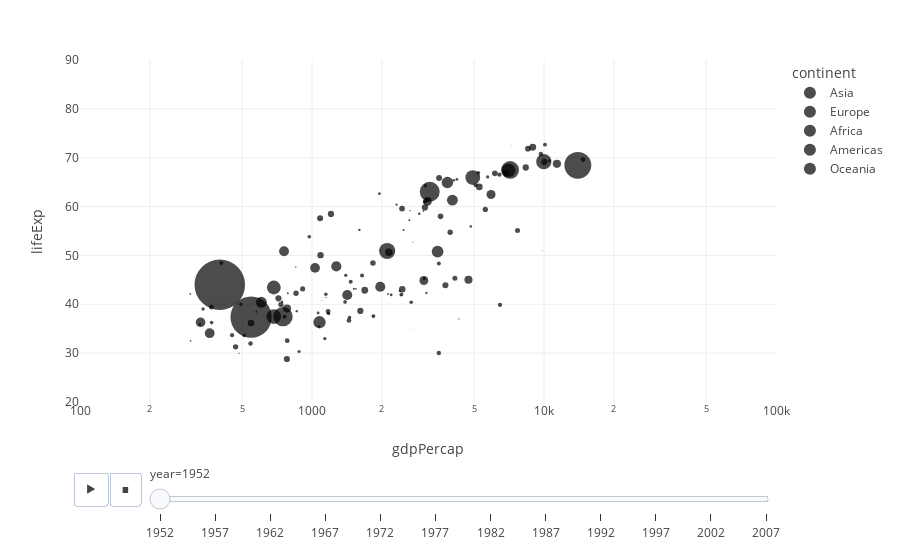

Notebook code cell kept with this figure:
### Code cell
# import libraries
import  streamlit as st
import plotly.express as px
import pandas as pd

# Load the data set
st.title("Plotly with Streamlit")
df= px.data.gapminder()
st.write(df)

st.write(df.columns)

# Summary
st.write(df.describe())

# Data Management
year_option= df['year'].unique().tolist()

year= st.selectbox("Which year should we want to plot? ", year_option, 0)

# Plotting
fig= px.scatter(df, x= 'gdpPercap', y= 'lifeExp', size= 'pop', color= 'continent',
                hover_name= 'continent', log_x=True, size_max=55,
                range_x=[100, 100000], range_y=[20, 90],
                animation_frame= 'year', animation_group= 'country')
fig

### Figure 1 — Plotly figure (JSON) as saved in the notebook; plotly's stock layout.template omitted (floating-point values rounded to 4 significant figures)
{"data": [{"hovertemplate": "<b>%{hovertext}</b><br><br>continent=Asia<br>year=1952<br>gdpPercap=%{x}<br>lifeExp=%{y}<br>pop=%{marker.size}<extra></extra>", "hovertext": ["Asia", "Asia", "Asia", "Asia", "Asia", "Asia", "Asia", "Asia", "Asia", "Asia", "Asia", "Asia", "Asia", "Asia", "Asia", "Asia", "Asia", "Asia", "Asia", "Asia", "Asia", "Asia", "Asia", "Asia", "Asia", "Asia", "Asia", "Asia", "Asia", "Asia", "Asia", "Asia", "Asia"], "ids": ["Afghanistan", "Bahrain", "Bangladesh", "Cambodia", "China", "Hong Kong, China", "India", "Indonesia", "Iran", "Iraq", "Israel", "Japan", "Jordan", "Korea, Dem. Rep.", "Korea, Rep.", "Kuwait", "Lebanon", "Malaysia", "Mongolia", "Myanmar", "Nepal", "Oman", "Pakistan", "Philippines", "Saudi Arabia", "Singapore", "Sri Lanka", "Syria", "Taiwan", "Thailand", "Vietnam", "West Bank and Gaza", "Yemen, Rep."], "legendgroup": "Asia", "marker": {"color": "#000001", "size": [8425333, 120447, 46886859, 4693836, 556263527, 2125900, 372000000, 82052000, 17272000, 5441766, 1620914, 86459025, 607914, 8865488, 20947571, 160000, 1439529, 6748378, 800663, 20092996, 9182536, 507833, 41346560, 22438691, 4005677, 1127000, 7982342, 3661549, 8550362, 21289402, 26246839, 1030585, 4963829], "sizemode": "area", "sizeref": 435900.0, "symbol": "circle"}, "mode": "markers", "name": "Asia", "orientation": "v", "showlegend": true, "type": "scatter", "x": [779.4, 9867.0, 684.2, 368.5, 400.4, 3054.0, 546.6, 749.7, 3035.0, 4130.0, 4087.0, 3217.0, 1547.0, 1088.0, 1031.0, 108400.0, 4835.0, 1831.0, 786.6, 331, 545.9, 1828.0, 684.6, 1273.0, 6460.0, 2315.0, 1084.0, 1643.0, 1207.0, 757.8, 605.1, 1516.0, 781.7], "xaxis": "x", "y": [28.8, 50.94, 37.48, 39.42, 44, 60.96, 37.37, 37.47, 44.87, 45.32, 65.39, 63.03, 43.16, 50.06, 47.45, 55.56, 55.93, 48.46, 42.24, 36.32, 36.16, 37.58, 43.44, 47.75, 39.88, 60.4, 57.59, 45.88, 58.5, 50.85, 40.41, 43.16, 32.55], "yaxis": "y"}, {"hovertemplate": "<b>%{hovertext}</b><br><br>continent=Europe<br>year=1952<br>gdpPercap=%{x}<br>lifeExp=%{y}<br>pop=%{marker.size}<extra></extra>", "hovertext": ["Europe", "Europe", "Europe", "Europe", "Europe", "Europe", "Europe", "Europe", "Europe", "Europe", "Europe", "Europe", "Europe", "Europe", "Europe", "Europe", "Europe", "Europe", "Europe", "Europe", "Europe", "Europe", "Europe", "Europe", "Europe", "Europe", "Europe", "Europe", "Europe", "Europe"], "ids": ["Albania", "Austria", "Belgium", "Bosnia and Herzegovina", "Bulgaria", "Croatia", "Czech Republic", "Denmark", "Finland", "France", "Germany", "Greece", "Hungary", "Iceland", "Ireland", "Italy", "Montenegro", "Netherlands", "Norway", "Poland", "Portugal", "Romania", "Serbia", "Slovak Republic", "Slovenia", "Spain", "Sweden", "Switzerland", "Turkey", "United Kingdom"], "legendgroup": "Europe", "marker": {"color": "#000002", "size": [1282697, 6927772, 8730405, 2791000, 7274900, 3882229, 9125183, 4334000, 4090500, 42459667, 69145952, 7733250, 9504000, 147962, 2952156, 47666000, 413834, 10381988, 3327728, 25730551, 8526050, 16630000, 6860147, 3558137, 1489518, 28549870, 7124673, 4815000, 22235677, 50430000], "sizemode": "area", "sizeref": 435900.0, "symbol": "circle"}, "mode": "markers", "name": "Europe", "orientation": "v", "showlegend": true, "type": "scatter", "x": [1601.0, 6137.0, 8343.0, 973.5, 2444.0, 3119.0, 6876.0, 9692.0, 6425.0, 7030.0, 7144.0, 3531.0, 5264.0, 7268.0, 5210.0, 4931.0, 2648.0, 8942.0, 10100.0, 4029.0, 3068.0, 3145.0, 3581.0, 5075.0, 4215.0, 3834.0, 8528.0, 14730.0, 1969.0, 9980.0], "xaxis": "x", "y": [55.23, 66.8, 68, 53.82, 59.6, 61.21, 66.87, 70.78, 66.55, 67.41, 67.5, 65.86, 64.03, 72.49, 66.91, 65.94, 59.16, 72.13, 72.67, 61.31, 59.82, 61.05, 58.0, 64.36, 65.57, 64.94, 71.86, 69.62, 43.59, 69.18], "yaxis": "y"}, {"hovertemplate": "<b>%{hovertext}</b><br><br>continent=Africa<br>year=1952<br>gdpPercap=%{x}<br>lifeExp=%{y}<br>pop=%{marker.size}<extra></extra>", "hovertext": ["Africa", "Africa", "Africa", "Africa", "Africa", "Africa", "Africa", "Africa", "Africa", "Africa", "Africa", "Africa", "Africa", "Africa", "Africa", "Africa", "Africa", "Africa", "Africa", "Africa", "Africa", "Africa", "Africa", "Africa", "Africa", "Africa", "Africa", "Africa", "Africa", "Africa", "Africa", "Africa", "Africa", "Africa", "Africa", "Africa", "Africa", "Africa", "Africa", "Africa", "Africa", "Africa", "Africa", "Africa", "Africa", "Africa", "Africa", "Africa", "Africa", "Africa", "Africa", "Africa"], "ids": ["Algeria", "Angola", "Benin", "Botswana", "Burkina Faso", "Burundi", "Cameroon", "Central African Republic", "Chad", "Comoros", "Congo, Dem. Rep.", "Congo, Rep.", "Cote d'Ivoire", "Djibouti", "Egypt", "Equatorial Guinea", "Eritrea", "Ethiopia", "Gabon", "Gambia", "Ghana", "Guinea", "Guinea-Bissau", "Kenya", "Lesotho", "Liberia", "Libya", "Madagascar", "Malawi", "Mali", "Mauritania", "Mauritius", "Morocco", "Mozambique", "Namibia", "Niger", "Nigeria", "Reunion", "Rwanda", "Sao Tome and Principe", "Senegal", "Sierra Leone", "Somalia", "South Africa", "Sudan", "Swaziland", "Tanzania", "Togo", "Tunisia", "Uganda", "Zambia", "Zimbabwe"], "legendgroup": "Africa", "marker": {"color": "#000003", "size": [9279525, 4232095, 1738315, 442308, 4469979, 2445618, 5009067, 1291695, 2682462, 153936, 14100005, 854885, 2977019, 63149, 22223309, 216964, 1438760, 20860941, 420702, 284320, 5581001, 2664249, 580653, 6464046, 748747, 863308, 1019729, 4762912, 2917802, 3838168, 1022556, 516556, 9939217, 6446316, 485831, 3379468, 33119096, 257700, 2534927, 60011, 2755589, 2143249, 2526994, 14264935, 8504667, 290243, 8322925, 1219113, 3647735, 5824797, 2672000, 3080907], "sizemode": "area", "sizeref": 435900.0, "symbol": "circle"}, "mode": "markers", "name": "Africa", "orientation": "v", "showlegend": true, "type": "scatter", "x": [2449.0, 3521.0, 1063.0, 851.2, 543.3, 339.3, 1173.0, 1071.0, 1179.0, 1103.0, 780.5, 2126.0, 1389.0, 2670.0, 1419.0, 375.6, 328.9, 362.1, 4293.0, 485.2, 911.3, 510.2, 299.9, 853.5, 298.8, 575.6, 2388.0, 1443.0, 369.2, 452.3, 743.1, 1968.0, 1688.0, 468.5, 2424.0, 761.9, 1077.0, 2719.0, 493.3, 879.6, 1450.0, 879.8, 1136.0, 4725.0, 1616.0, 1148.0, 716.7, 859.8, 1468.0, 734.8, 1147.0, 406.9], "xaxis": "x", "y": [43.08, 30.02, 38.22, 47.62, 31.98, 39.03, 38.52, 35.46, 38.09, 40.72, 39.14, 42.11, 40.48, 34.81, 41.89, 34.48, 35.93, 34.08, 37.0, 30, 43.15, 33.61, 32.5, 42.27, 42.14, 38.48, 42.72, 36.68, 36.26, 33.69, 40.54, 50.99, 42.87, 31.29, 41.73, 37.44, 36.32, 52.72, 40, 46.47, 37.28, 30.33, 32.98, 45.01, 38.63, 41.41, 41.22, 38.6, 44.6, 39.98, 42.04, 48.45], "yaxis": "y"}, {"hovertemplate": "<b>%{hovertext}</b><br><br>continent=Americas<br>year=1952<br>gdpPercap=%{x}<br>lifeExp=%{y}<br>pop=%{marker.size}<extra></extra>", "hovertext": ["Americas", "Americas", "Americas", "Americas", "Americas", "Americas", "Americas", "Americas", "Americas", "Americas", "Americas", "Americas", "Americas", "Americas", "Americas", "Americas", "Americas", "Americas", "Americas", "Americas", "Americas", "Americas", "Americas", "Americas", "Americas"], "ids": ["Argentina", "Bolivia", "Brazil", "Canada", "Chile", "Colombia", "Costa Rica", "Cuba", "Dominican Republic", "Ecuador", "El Salvador", "Guatemala", "Haiti", "Honduras", "Jamaica", "Mexico", "Nicaragua", "Panama", "Paraguay", "Peru", "Puerto Rico", "Trinidad and Tobago", "United States", "Uruguay", "Venezuela"], "legendgroup": "Americas", "marker": {"color": "#000004", "size": [17876956, 2883315, 56602560, 14785584, 6377619, 12350771, 926317, 6007797, 2491346, 3548753, 2042865, 3146381, 3201488, 1517453, 1426095, 30144317, 1165790, 940080, 1555876, 8025700, 2227000, 662850, 157553000, 2252965, 5439568], "sizemode": "area", "sizeref": 435900.0, "symbol": "circle"}, "mode": "markers", "name": "Americas", "orientation": "v", "showlegend": true, "type": "scatter", "x": [5911.0, 2677.0, 2109.0, 11370.0, 3940.0, 2144.0, 2627.0, 5587.0, 1398.0, 3522.0, 3048.0, 2428.0, 1840.0, 2195.0, 2899.0, 3478.0, 3112.0, 2480.0, 1952.0, 3759.0, 3082.0, 3023.0, 13990.0, 5717.0, 7690.0], "xaxis": "x", "y": [62.48, 40.41, 50.92, 68.75, 54.74, 50.64, 57.21, 59.42, 45.93, 48.36, 45.26, 42.02, 37.58, 41.91, 58.53, 50.79, 42.31, 55.19, 62.65, 43.9, 64.28, 59.1, 68.44, 66.07, 55.09], "yaxis": "y"}, {"hovertemplate": "<b>%{hovertext}</b><br><br>continent=Oceania<br>year=1952<br>gdpPercap=%{x}<br>lifeExp=%{y}<br>pop=%{marker.size}<extra></extra>", "hovertext": ["Oceania", "Oceania"], "ids": ["Australia", "New Zealand"], "legendgroup": "Oceania", "marker": {"color": "#000005", "size": [8691212, 1994794], "sizemode": "area", "sizeref": 435900.0, "symbol": "circle"}, "mode": "markers", "name": "Oceania", "orientation": "v", "showlegend": true, "type": "scatter", "x": [10040.0, 10560.0], "xaxis": "x", "y": [69.12, 69.39], "yaxis": "y"}], "layout": {"legend": {"itemsizing": "constant", "title": {"text": "continent"}, "tracegroupgap": 0}, "margin": {"t": 60}, "sliders": [{"active": 0, "currentvalue": {"prefix": "year="}, "len": 0.9, "pad": {"b": 10, "t": 60}, "steps": [{"args": [["1952"], {"frame": {"duration": 0, "redraw": false}, "fromcurrent": true, "mode": "immediate", "transition": {"duration": 0, "easing": "linear"}}], "label": "1952", "method": "animate"}, {"args": [["1957"], {"frame": {"duration": 0, "redraw": false}, "fromcurrent": true, "mode": "immediate", "transition": {"duration": 0, "easing": "linear"}}], "label": "1957", "method": "animate"}, {"args": [["1962"], {"frame": {"duration": 0, "redraw": false}, "fromcurrent": true, "mode": "immediate", "transition": {"duration": 0, "easing": "linear"}}], "label": "1962", "method": "animate"}, {"args": [["1967"], {"frame": {"duration": 0, "redraw": false}, "fromcurrent": true, "mode": "immediate", "transition": {"duration": 0, "easing": "linear"}}], "label": "1967", "method": "animate"}, {"args": [["1972"], {"frame": {"duration": 0, "redraw": false}, "fromcurrent": true, "mode": "immediate", "transition": {"duration": 0, "easing": "linear"}}], "label": "1972", "method": "animate"}, {"args": [["1977"], {"frame": {"duration": 0, "redraw": false}, "fromcurrent": true, "mode": "immediate", "transition": {"duration": 0, "easing": "linear"}}], "label": "1977", "method": "animate"}, {"args": [["1982"], {"frame": {"duration": 0, "redraw": false}, "fromcurrent": true, "mode": "immediate", "transition": {"duration": 0, "easing": "linear"}}], "label": "1982", "method": "animate"}, {"args": [["1987"], {"frame": {"duration": 0, "redraw": false}, "fromcurrent": true, "mode": "immediate", "transition": {"duration": 0, "easing": "linear"}}], "label": "1987", "method": "animate"}, {"args": [["1992"], {"frame": {"duration": 0, "redraw": false}, "fromcurrent": true, "mode": "immediate", "transition": {"duration": 0, "easing": "linear"}}], "label": "1992", "method": "animate"}, {"args": [["1997"], {"frame": {"duration": 0, "redraw": false}, "fromcurrent": true, "mode": "immediate", "transition": {"duration": 0, "easing": "linear"}}], "label": "1997", "method": "animate"}, {"args": [["2002"], {"frame": {"duration": 0, "redraw": false}, "fromcurrent": true, "mode": "immediate", "transition": {"duration": 0, "easing": "linear"}}], "label": "2002", "method": "animate"}, {"args": [["2007"], {"frame": {"duration": 0, "redraw": false}, "fromcurrent": true, "mode": "immediate", "transition": {"duration": 0, "easing": "linear"}}], "label": "2007", "method": "animate"}], "x": 0.1, "xanchor": "left", "y": 0, "yanchor": "top"}], "updatemenus": [{"buttons": [{"args": [null, {"frame": {"duration": 500, "redraw": false}, "fromcurrent": true, "mode": "immediate", "transition": {"duration": 500, "easing": "linear"}}], "label": "&#9654;", "method": "animate"}, {"args": [[null], {"frame": {"duration": 0, "redraw": false}, "fromcurrent": true, "mode": "immediate", "transition": {"duration": 0, "easing": "linear"}}], "label": "&#9724;", "method": "animate"}], "direction": "left", "pad": {"r": 10, "t": 70}, "showactive": false, "type": "buttons", "x": 0.1, "xanchor": "right", "y": 0, "yanchor": "top"}], "xaxis": {"anchor": "y", "domain": [0, 1], "range": [2, 5], "title": {"text": "gdpPercap"}, "type": "log"}, "yaxis": {"anchor": "x", "domain": [0, 1], "range": [20, 90], "title": {"text": "lifeExp"}}}}
